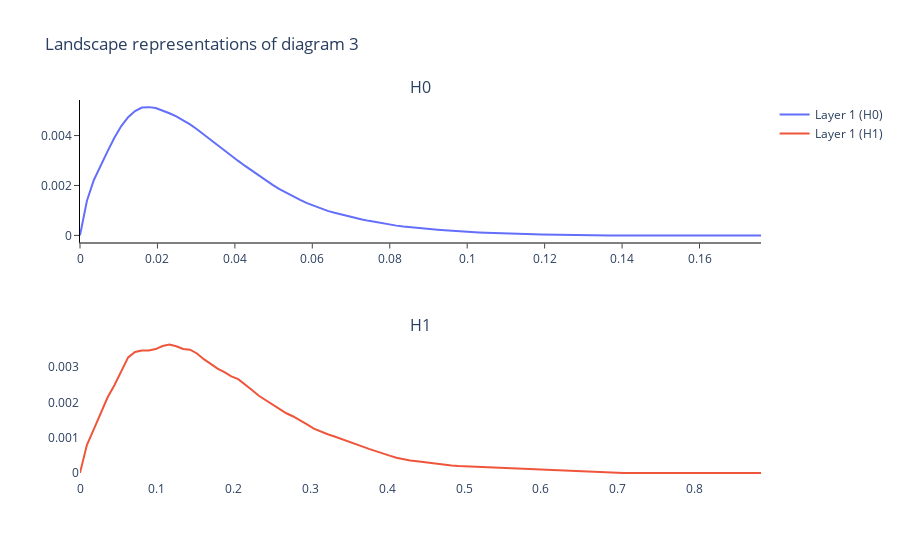

The notebook cell this image was saved under:
### Code cell
PL.plot(avr_lands_per_diags[0], sample=3)
